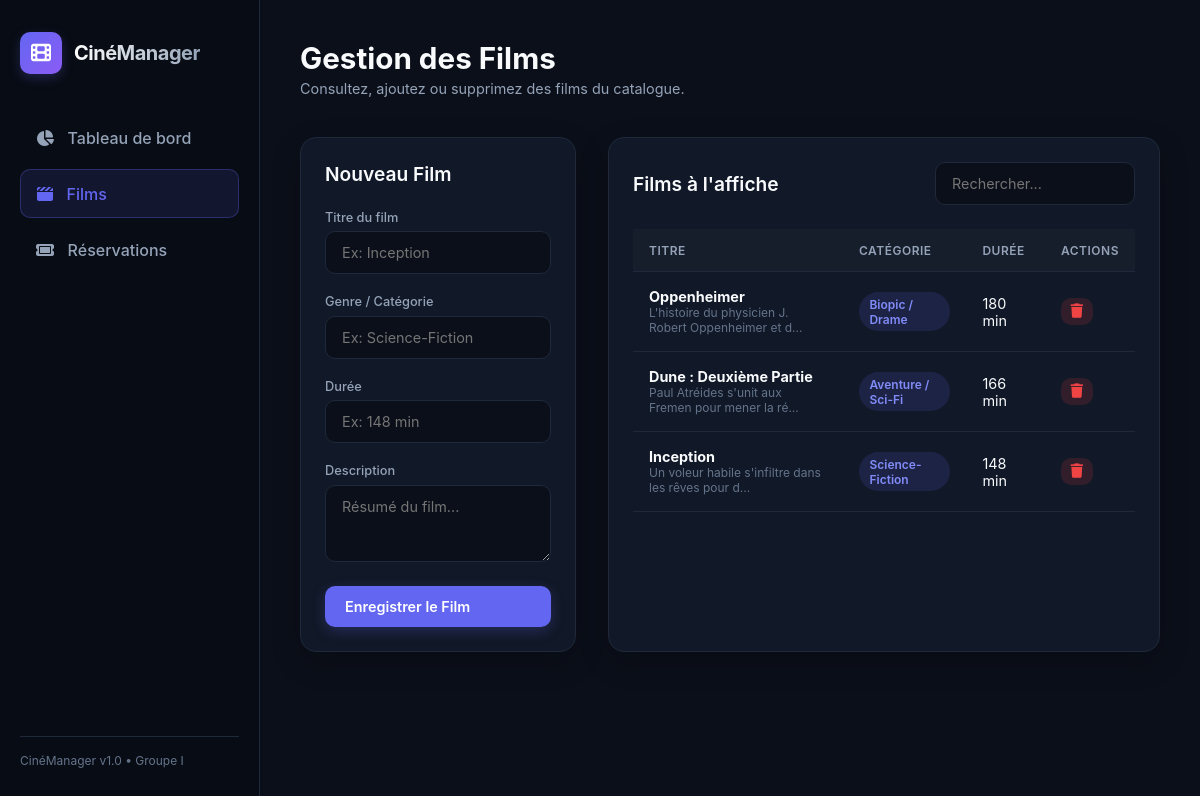
Page /films.php on the committed database.
### tables this page shows
CREATE TABLE IF NOT EXISTS film (
    id_film INT AUTO_INCREMENT PRIMARY KEY,
    titre VARCHAR(255) NOT NULL,
    categorie VARCHAR(100) NOT NULL,
    duree VARCHAR(50) DEFAULT '120 min',
    description TEXT,
    created_at DATETIME DEFAULT CURRENT_TIMESTAMP
);

### films.php (the view, shortened to what this page needs)
<?php
require_once 'config.php';
$films = $pdo->query("SELECT * FROM film ORDER BY id_film DESC")->fetchAll();
?>
<!DOCTYPE html>
<html lang="fr">
<head>
    <link rel="stylesheet" href="https://cdnjs.cloudflare.com/ajax/libs/font-awesome/6.4.0/css/all.min.css">
    <link rel="stylesheet" href="css/style.css">
</head>
<body>
    <aside class="sidebar">
        <div>
            <div class="brand">
                <div class="brand-icon"><i class="fa-solid fa-film"></i></div>
                <span class="brand-name">CinéManager</span>
            </div>
            <nav class="nav-menu">
                <a href="index.php" class="nav-link">
                    <i class="fa-solid fa-chart-pie"></i>
                    <span>Tableau de bord</span>
                </a>
                <a href="films.php" class="nav-link active">
                    <i class="fa-solid fa-clapperboard"></i>
                    <span>Films</span>
                </a>
                <a href="reservations.php" class="nav-link">
                    <i class="fa-solid fa-ticket"></i>
                    <span>Réservations</span>
                </a>
            </nav>
        </div>
        <div class="sidebar-footer">
            CinéManager v1.0 • Groupe I
        </div>
    </aside>
    <main class="main-wrapper">
        <header class="header">
            <div class="page-title">
                <h1>Gestion des Films</h1>
                <p>Consultez, ajoutez ou supprimez des films du catalogue.</p>
            </div>
        </header>
        <div class="grid-layout">
            <div class="content-card">
                <div class="card-header">
                    <h2>Nouveau Film</h2>
                </div>
                <form method="POST" action="films.php">
                    <div class="form-group">
                        <label>Titre du film</label>
                        <input type="text" name="titre" required class="form-control" placeholder="Ex: Inception">
                    </div>
                    <div class="form-group">
                        <label>Genre / Catégorie</label>
                        <input type="text" name="categorie" required class="form-control" placeholder="Ex: Science-Fiction">
                    </div>
                    <div class="form-group">
                        <label>Durée</label>
                        <input type="text" name="duree" class="form-control" placeholder="Ex: 148 min">
                    </div>
                    <div class="form-group">
                        <label>Description</label>
                        <textarea name="description" rows="3" class="form-control" placeholder="Résumé du film..."></textarea>
                    </div>
                    <button type="submit" class="btn btn-primary" style="width: 100%;">Enregistrer le Film</button>
                </form>
            </div>
            <div class="content-card">
                <div class="card-header">
                    <h2>Films à l'affiche</h2>
                    <input type="text" id="tableSearch" placeholder="Rechercher..." class="form-control" style="width: 200px;">
                </div>
                <div class="table-responsive">
                    <table>
                        <thead>
                            <tr>
                                <th>Titre</th>
                                <th>Catégorie</th>
                                <th>Durée</th>
                                <th>Actions</th>
                            </tr>
                        </thead>
                        <tbody>
                            <?php foreach($films as $f): ?>
                            <tr>
                                <td>
                                    <strong><?= htmlspecialchars($f['titre']) ?></strong>
                                    <p style="font-size: 0.75rem; color: var(--text-muted);"><?= htmlspecialchars(substr($f['description'], 0, 50)) ?>...</p>
                                </td>
                                <td><span class="badge badge-indigo"><?= htmlspecialchars($f['categorie']) ?></span></td>
                                <td><?= htmlspecialchars($f['duree']) ?></td>
                                <td>
                                    <a href="films.php?delete=<?= $f['id_film'] ?>" class="btn btn-danger btn-delete-confirm" style="padding: 0.4rem 0.6rem;">
                                        <i class="fa-solid fa-trash"></i>
                                    </a>
                                </td>
                            </tr>
                            <?php endforeach; ?>
                        </tbody>
                    </table>
                </div>
            </div>
        </div>
    </main>
</body>
</html>

### css/style.css (style rules this page uses)
:root { --bg-main: #0b0f19; --bg-card: #111827; --bg-card-hover: #1f2937; --border-color: #1e293b; --accent-color: #6366f1; --accent-hover: #4f46e5; --accent-glow: rgba(99, 102, 241, 0.25); --text-primary: #f8fafc; --text-secondary: #94a3b8; --text-muted: #64748b; --success: #10b981; --danger: #ef4444; --sidebar-width: 260px; --radius-lg: 16px; --radius-md: 10px; --transition: all 0.25s cubic-bezier(0.4, 0, 0.2, 1); }
* { margin: 0; padding: 0; box-sizing: border-box; font-family: 'Inter', system-ui, -apple-system, sans-serif; }
body { background-color: var(--bg-main); color: var(--text-primary); display: flex; min-height: 100vh; overflow-x: hidden; }
.sidebar { width: var(--sidebar-width); background-color: #080c14; border-right: 1px solid var(--border-color); padding: 2rem 1.25rem; display: flex; flex-direction: column; justify-content: space-between; position: fixed; height: 100vh; z-index: 100; }
.brand { display: flex; align-items: center; gap: 0.75rem; margin-bottom: 2.5rem; }
.brand-icon { background: linear-gradient(135deg, var(--accent-color), #8b5cf6); width: 42px; height: 42px; border-radius: var(--radius-md); display: flex; align-items: center; justify-content: center; color: white; font-size: 1.25rem; box-shadow: 0 4px 12px var(--accent-glow); }
.brand-name { font-size: 1.25rem; font-weight: 700; letter-spacing: -0.5px; background: linear-gradient(to right, #ffffff, #94a3b8); background-clip: text; -webkit-background-clip: text; -webkit-text-fill-color: transparent; }
.nav-menu { display: flex; flex-direction: column; gap: 0.5rem; }
.nav-link { display: flex; align-items: center; gap: 0.85rem; padding: 0.85rem 1rem; color: var(--text-secondary); text-decoration: none; font-weight: 500; border-radius: var(--radius-md); transition: var(--transition); }
.nav-link.active { background-color: rgba(99, 102, 241, 0.12); color: var(--accent-color); border: 1px solid rgba(99, 102, 241, 0.3); }
.sidebar-footer { border-top: 1px solid var(--border-color); padding-top: 1rem; font-size: 0.75rem; color: var(--text-muted); }
.main-wrapper { margin-left: var(--sidebar-width); flex: 1; padding: 2.5rem; max-width: 1400px; }
.header { display: flex; justify-content: space-between; align-items: center; margin-bottom: 2.5rem; }
.page-title h1 { font-size: 1.85rem; font-weight: 700; color: var(--text-primary); }
.page-title p { color: var(--text-secondary); font-size: 0.9rem; margin-top: 0.25rem; }
.content-card { background-color: var(--bg-card); border: 1px solid var(--border-color); border-radius: var(--radius-lg); padding: 1.5rem; box-shadow: 0 10px 30px rgba(0, 0, 0, 0.2); }
.card-header { display: flex; justify-content: space-between; align-items: center; margin-bottom: 1.5rem; }
.card-header h2 { font-size: 1.2rem; font-weight: 600; }
.table-responsive { width: 100%; overflow-x: auto; }
table { width: 100%; border-collapse: collapse; text-align: left; font-size: 0.9rem; }
th { background-color: rgba(255, 255, 255, 0.02); color: var(--text-secondary); padding: 0.85rem 1rem; font-weight: 600; text-transform: uppercase; font-size: 0.75rem; letter-spacing: 0.5px; border-bottom: 1px solid var(--border-color); }
td { padding: 1rem; border-bottom: 1px solid var(--border-color); color: var(--text-primary); }
.badge { padding: 0.3rem 0.65rem; border-radius: 20px; font-size: 0.75rem; font-weight: 600; display: inline-block; }
.badge-indigo { background-color: rgba(99, 102, 241, 0.15); color: #818cf8; }
.form-group { margin-bottom: 1.25rem; }
.form-group label { display: block; font-size: 0.8rem; color: var(--text-secondary); margin-bottom: 0.4rem; font-weight: 500; }
.form-control { width: 100%; background-color: #0b0f19; border: 1px solid var(--border-color); padding: 0.75rem 1rem; border-radius: var(--radius-md); color: white; font-size: 0.9rem; transition: var(--transition); }
.btn { display: inline-flex; align-items: center; gap: 0.5rem; padding: 0.75rem 1.25rem; border-radius: var(--radius-md); font-weight: 600; font-size: 0.9rem; border: none; cursor: pointer; transition: var(--transition); text-decoration: none; }
.btn-primary { background-color: var(--accent-color); color: white; box-shadow: 0 4px 14px var(--accent-glow); }
.btn-danger { background-color: rgba(239, 68, 68, 0.15); color: var(--danger); }
.grid-layout { display: grid; grid-template-columns: 1fr 2fr; gap: 2rem; }

### rows in the picture
film: titre "Oppenheimer", description "L'histoire du physicien J. Robert Oppenheimer et d", categorie "Biopic / Drame", duree "180 min"
film: titre "Dune : Deuxième Partie", description "Paul Atréides s'unit aux Fremen pour mener la ré", categorie "Aventure / Sci-Fi", duree "166 min"
film: titre "Inception", description "Un voleur habile s'infiltre dans les rêves pour d", categorie "Science-Fiction", duree "148 min"
